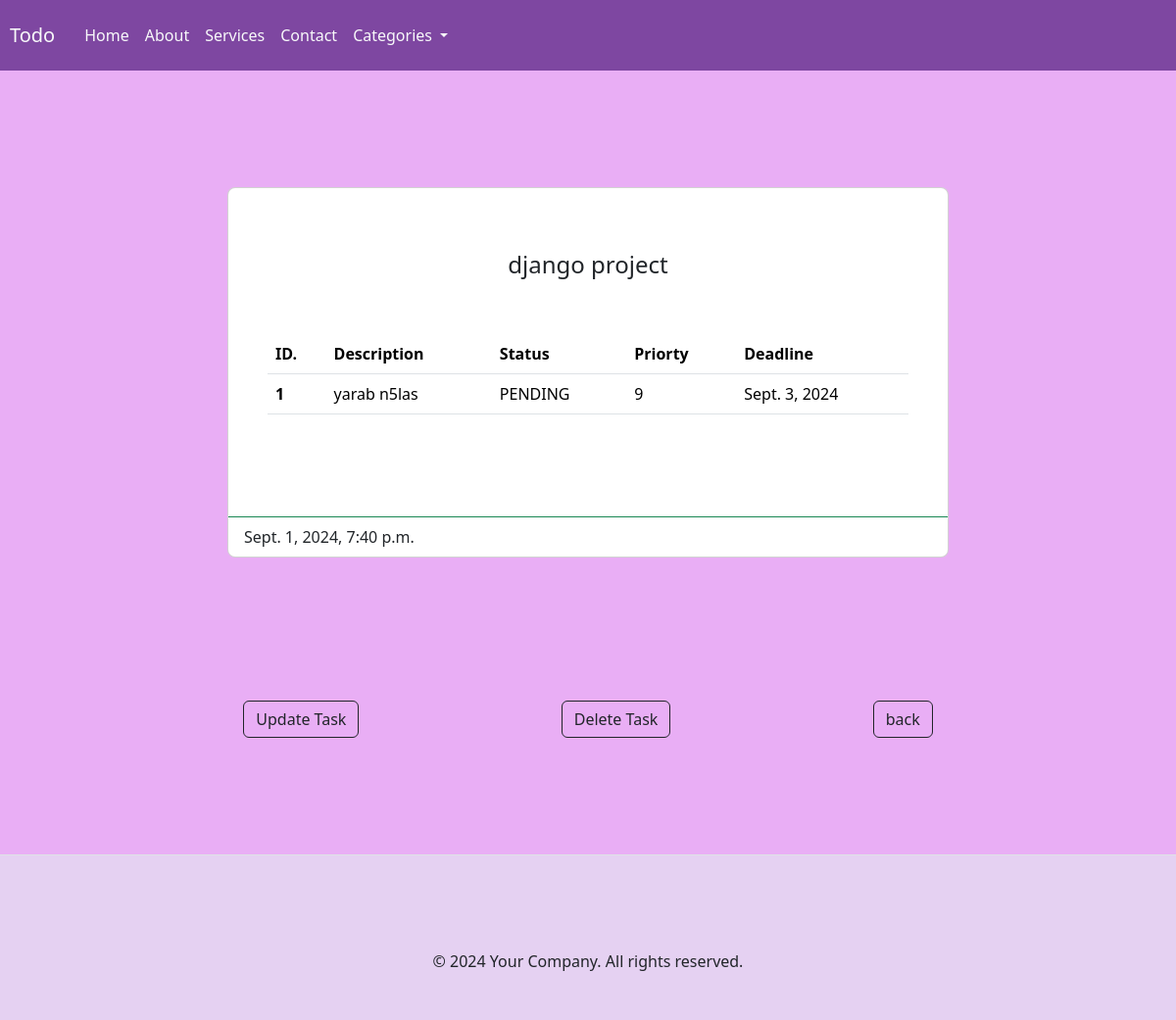
/detailed/1, run on the app's committed database.
### main/models.py (models this page shows, shortened)
class Task(models.Model):
	STATUS_CHOICES=[
		('PENDING','PENDING'),
		('IN PROGRESS','IN PROGRESS'),
		('COMPELETED','COMPELETED'),
	]
	title=models.CharField(max_length=100)
	description=models.TextField()
	deadlin=models.DateField(null=False,blank=False)
	created_at=models.DateTimeField(auto_now_add=True)
	status=models.CharField(max_length=12,choices=STATUS_CHOICES,default='PENDING')
	priorty=models.IntegerField(validators=[MinValueValidator(1),MaxValueValidator(10)],default=2)
	category=models.ForeignKey(Category,on_delete=models.CASCADE)

### main/views.py (the view)
# urls.py: path('detailed/<int:pk>',detailed_task,name='detail'),
def detailed_task(request,pk):
	task=Task.objects.get(id=pk)
	context={
		'task':task,
	}
	return render(request,'main/detailed.html',context)

### main/templates/main/detailed.html (shortened to what this page needs)
{% extends "main/components/base.html" %}
  {% block content%}
  <section class="vh-100" style="background-color: #e9aef5;">
    <div class="container py-5 h-100">
      <div class="row d-flex justify-content-center align-items-center h-100">
        <div class="col col-lg-10 col-xl-8">
          <div class="card rounded-3">
            <div class="card-body p-5">
              <h4 class="text-center my-3 pb-3">{{task.title}}</h4>
              <br>
              <form class="row row-cols-lg-auto g-3 justify-content-center align-items-center mb-4 pb-2">
              <table class="table mb-4">
                <thead>
                  <tr>
                    <th scope="col">ID.</th>
                    <th scope="col">Description</th>
                    <th scope="col">Status</th>
                    <th scope="col">Priorty</th>
                    <th scope="col">Deadline</th>
                  </tr>
                </thead>
                <tbody>
                  <tr>
                    <th scope="row">{{task.id}}</th>
                    <td>{{task.description}}</td>
                    <td>{{task.status}}</td>
                    <td>{{task.priorty}}</td>
                    <td>{{task.deadlin}}</td>
                  </tr>
                </tbody>
              </table>
            </div>
            <div class="card-footer bg-transparent border-success">{{task.created_at}}</div>
          </div>
          </div>
          <div class="d-flex justify-content-evenly align-items-center mt-1">
            <div>
              <a href="{% url 'updatetask' task.id  %}" class="btn sl btn-outline-dark">Update Task</a>
          </div>
          <div>
            <a href="{% url 'deletetask' task.id  %}" class="btn sl btn-outline-dark">Delete Task</a>
          </div>
          <div>
            <a href="{% url 'home'%}" class="btn sl btn-outline-dark">back</a>
          </div>
        </div>
        </div>
      </div>
  </section>
{% endblock %}

### main/templates/main/components/base.html (style rules this page uses)
html, body { height: 100%; margin: 0; background-color: #e5d1f2; }
a { text-decoration: none; }

### data on the page
Task: title "django project", id "1", description "yarab n5las", status "PENDING", priorty "9", deadlin "Sept. 3, 2024", created_at "Sept. 1, 2024, 7:40 p.m."
